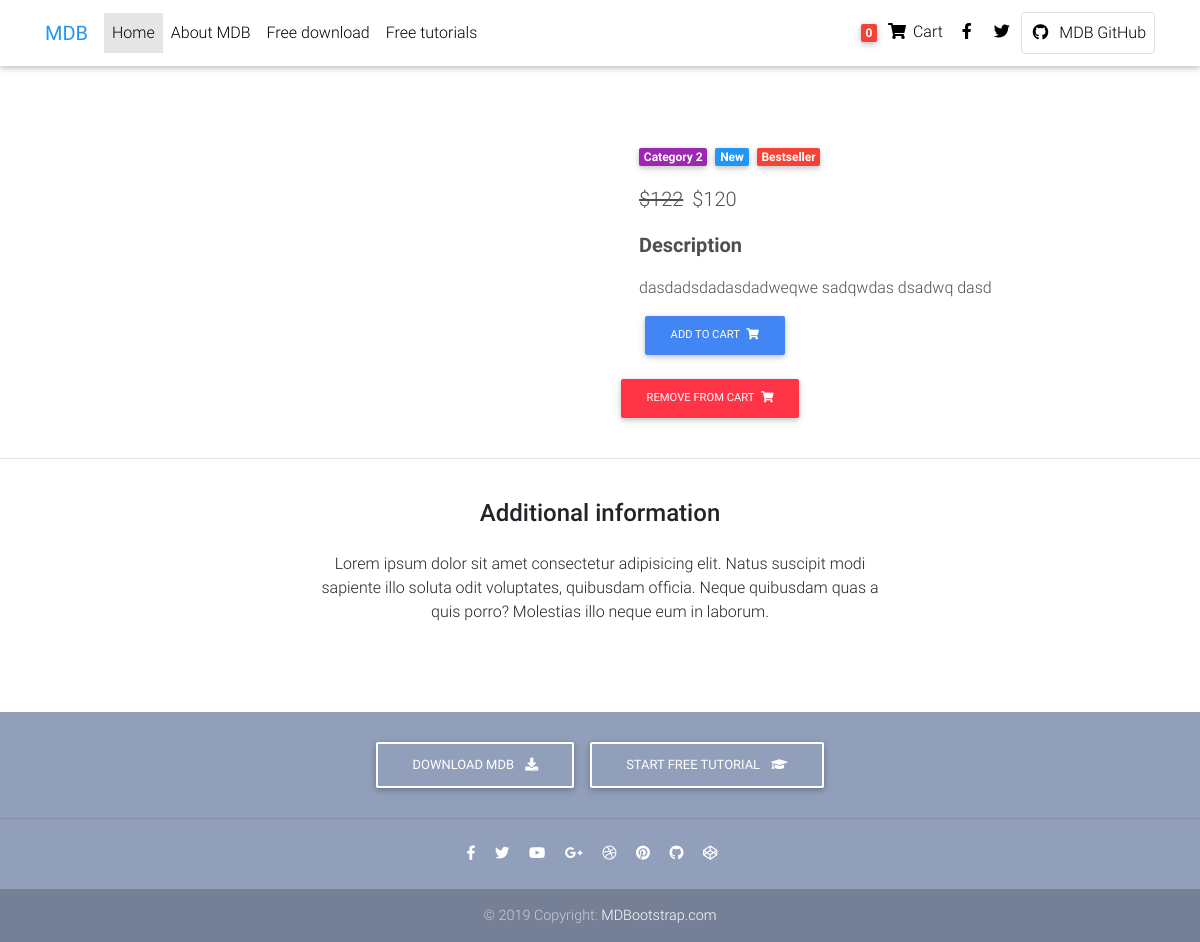
/product/1/, run on the app's committed database.
### core/models.py (models this page shows, shortened)
class Item(models.Model):
	title = models.CharField(max_length=100)
	description = models.TextField()
	price = models.IntegerField(default=120)
	price_after_disc = models.IntegerField(null=True, blank=True)
	category = models.CharField(choices=CATEGORY_CHOICES, max_length=2)
	label = models.CharField(choices=LABELCHOICES, max_length=1)
	def get_add_to_cart_url(self):
		return reverse("core:add-to-cart" , kwargs={'pk': self.id})
	def get_remove_from_cart_url(self):
		return reverse("core:remove-from-cart" , kwargs={'pk': self.id})

### core/views.py (the view)
# urls.py: path('product/<pk>/', core_views.ProductDetailView.as_view(), name="product"),
class ProductDetailView(DetailView):
	model = Item
	template_name = 'core/product.html'

### core/templatetags/cart_template_tags.py (called while the page is built)
@register.filter
def number_of_items_in_cart(user):
	if user.is_authenticated:
		qs = Order.objects.filter(user=user, ordered=False)
		if qs.exists():
			return qs[0].items.count()
	return int(0)

### core/templates/core/product.html (shortened to what this page needs)
{% extends 'core/base.html' %}
{% block content %}
  <main class="mt-5 pt-4">
    <div class="container dark-grey-text mt-5">
      <div class="row wow fadeIn">
        <div class="col-md-6 mb-4">
        </div>
        <div class="col-md-6 mb-4">
          <div class="p-4">
            <div class="mb-3">
              <a href="">
                <span class="badge purple mr-1">Category 2</span>
              </a>
              <a href="">
                <span class="badge blue mr-1">New</span>
              </a>
              <a href="">
                <span class="badge red mr-1">Bestseller</span>
              </a>
            </div>
            <p class="lead">
              {% if item.price_after_disc %}
              <span class="mr-1">
                <del>${{item.price}}</del>
              </span>
              <span>${{item.price_after_disc}}</span>
              {% else %}
              <span>${{item.price}}</span>
              {% endif %}
            </p>
            <p class="lead font-weight-bold">Description</p>
            <p>{{item.description}}</p>
            <a href="{{ item.get_add_to_cart_url }}" class="btn btn-primary btn-md my-0 p">Add to cart
              <i class="fas fa-shopping-cart ml-1"></i>
            </a>
          </div>
          <a href="{{ item.get_remove_from_cart_url }}" class="btn btn-danger btn-md my-0 p">Remove From cart
              <i class="fas fa-shopping-cart ml-1"></i>
            </a>
          </div>
        </div>
      </div>
      <hr>
      <div class="row d-flex justify-content-center wow fadeIn">
        <div class="col-md-6 text-center">
          <h4 class="my-4 h4">Additional information</h4>
          <p>Lorem ipsum dolor sit amet consectetur adipisicing elit. Natus suscipit modi sapiente illo soluta odit
            voluptates,
            quibusdam officia. Neque quibusdam quas a quis porro? Molestias illo neque eum in laborum.</p>
        </div>
      </div>
      <div class="row wow fadeIn">
        <div class="col-lg-4 col-md-12 mb-4">
        </div>
        <div class="col-lg-4 col-md-6 mb-4">
        </div>
        <div class="col-lg-4 col-md-6 mb-4">
        </div>
      </div>
  </main>
{% endblock %}

### core/templates/core/header.html (style rules this page uses)
html, body, header, .carousel { height: 60vh; }

### data on the page
Item: price "122", price_after_disc "120", description "dasdadsdadasdadweqwe sadqwdas dsadwq dasd"

### other printed values
{{ request.user|number_of_items_in_cart }} "0"
